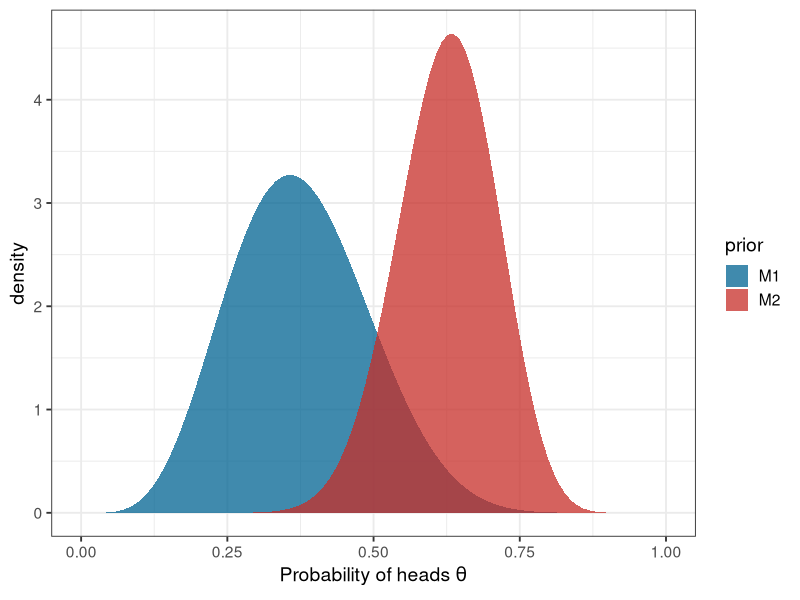

R code for this plot:
## ---- chunk 1
knitr::opts_chunk$set(
    echo = TRUE, warning = FALSE, message = FALSE,
    fig.align = "center"
    )
## ---- chunk 2
library(tidyverse)

data.frame(x = seq(from = 0, to = 1, length.out = 1e2) ) %>%
    mutate(M1 = dbeta(x, 6, 10), M2 = dbeta(x, 20, 12) ) %>%
    gather(prior, value, M1:M2) %>%
    ggplot(aes(x = x, y = value, fill = prior) ) +
    geom_area(alpha = 0.75, position = "identity") +
    scale_fill_manual(values = c("#016392", "#c72e29") ) +
    xlab(expression(paste("Probability of heads ", theta) ) ) +
    ylab("density") +
    theme_bw(base_size = 14)
## ---- chunk 3
set.seed(638)
rbinom(1e2, size = 1, prob = 0.4)
